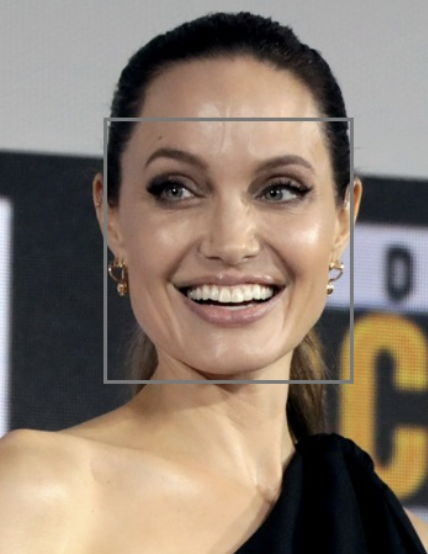
#> input picture data/angelina_1.png, 428 x 554 px; its folder holds only this picture in this run
$ jupyter execute --allow-errors ocr.ipynb
#> lines starting #> are read from the running program, lines starting #| are printed output that depends on the picture
# Smart Compliance

A fraud reduction strategy for compliance and risk management.

[cell 1]
from deepface import DeepFace
import os
import matplotlib.pyplot as plt
import numpy as np
import pandas as pd
import cv2

[cell 2]
import cv2
import pytesseract
from PIL import Image
import numpy as np

# [14 lines left out: functions preprocess_image_for_ocr, perform_ocr_on_image, not called in this run]

[cell 3]
import cv2
import numpy as np

# [25 lines left out: functions denoise_background, denoise_id_and_face, not called in this run]

[cell 4]
class FaceDetector():

    def __init__(self,faceCascadePath):
        self.faceCascade=cv2.CascadeClassifier(f"{cv2.data.haarcascades}{faceCascadePath}")


    def detect(self, image,
               scaleFactor=1.1,
               minNeighbors=5,
               minSize=(30,30)):

        #function return rectangle coordinates of faces for given image
        rects=self.faceCascade.detectMultiScale(image,
                                                scaleFactor=scaleFactor,
                                                minNeighbors=minNeighbors,
                                                minSize=minSize)
        return rects

## Selfie with passport/ID

Facial detection and recognition

[cell 5]
face_cascade_path = "haarcascade_frontalface_default.xml"
images = []
for dirname, _, filenames in os.walk('./data/'):
    for filename in filenames:
        im = cv2.imread(os.path.join(dirname, filename))
#> im is the input picture: shape (554, 428, 3); mean B, G, R 108.3, 121, 136.1
        images.append(im)

for i, image in enumerate(images):
    # #image converted to grayscale
    gray=cv2.cvtColor(image,cv2.COLOR_BGR2GRAY)

    # #face detection performed
    faceRects=FaceDetector(faceCascadePath=face_cascade_path).detect(gray,scaleFactor=1.1,minNeighbors=5,minSize=(30,30))

    #faces drawn
    for j, (x,y,w,h) in enumerate(faceRects):
        cv2.rectangle(image,(x,y),(x+w,y+h),(0,255,0),2)
        cv2.imwrite(f"./raw_data/detected_{i}_{j}.jpg",image[y:y+h, x:x+w])

    #image shown
    plt.imshow(cv2.cvtColor(image,cv2.COLOR_BGR2RGB))
    plt.show()
#> this loop made 1 pass
#> faceRects on pass 1: [[87, 76, 287, 287]]
#> pass 1, `gray=cv2.cvtColor(image,cv2.COLOR_BGR2GRAY)`:
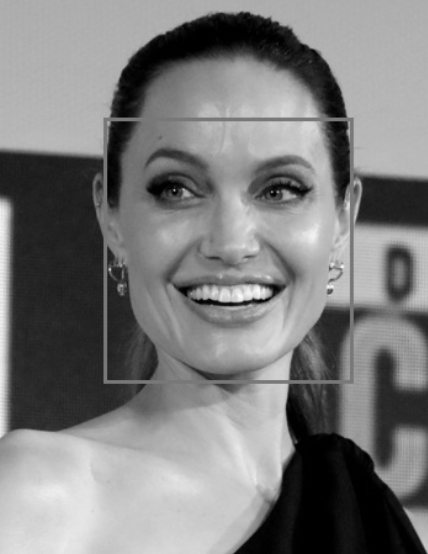
#> gray: shape (554, 428); min 0, max 251, mean 124.1
#> pass 1, `cv2.imwrite(f"./raw_data/detected_{i}_{j}.jpg",image[y:y+h, x:x+w])`:
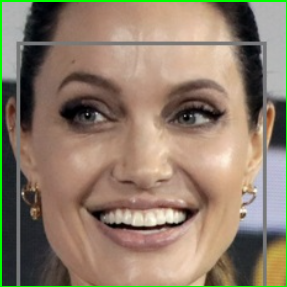
#> saved as detected_0_0.jpg: shape (287, 287, 3); mean B, G, R 106.9, 125.7, 143
#> pass 1, `plt.show()`:
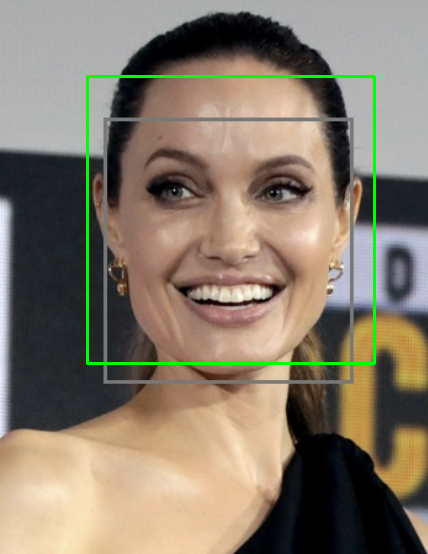
#> shown: shape (554, 428, 3); mean R, G, B 134.3, 123.1, 106.8

## Photo passport/ID only

[cell 6]
face_cascade_path = "haarcascade_frontalface_default.xml"

# [10 lines left out: function detect_and_crop, not called in this run]

[cell 7]
if (os.path.exists("./raw_data/output") == False):
  os.mkdir("./raw_data/output")

for dirname, _, filenames in os.walk('./raw_data/comparison/'):
  for i, filename in enumerate(filenames):
    if filename != '.DS_Store':
      folder = f"./raw_data/output/{os.path.basename(dirname)}"

      if (os.path.exists(folder) == False):
        os.mkdir(folder)

      im = cv2.imread(os.path.join(dirname, filename))
      detect_and_crop(folder, i, im)

[cell 8]
DeepFace.verify("./raw_data/output/amit_passport_1/1_0.jpg", "./raw_data/output/amit_passport_1/2_1.jpg")
#> (this line was passed over: deepface is not available in this run)

$ run again, on data/angelina_2.png
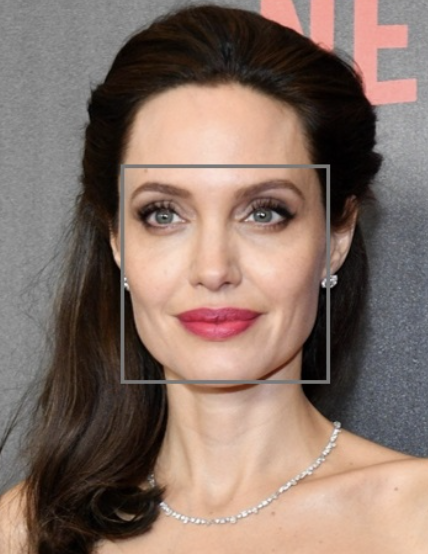
#> input picture data/angelina_2.png, 428 x 554 px
#> im is the input picture: shape (554, 428, 3); mean B, G, R 103.5, 113.6, 134.1
#> the loop `for i, image in enumerate(images):` made 1 pass
#> faceRects on pass 1: [[75, 102, 287, 287]]
#> pass 1, `gray=cv2.cvtColor(image,cv2.COLOR_BGR2GRAY)`:
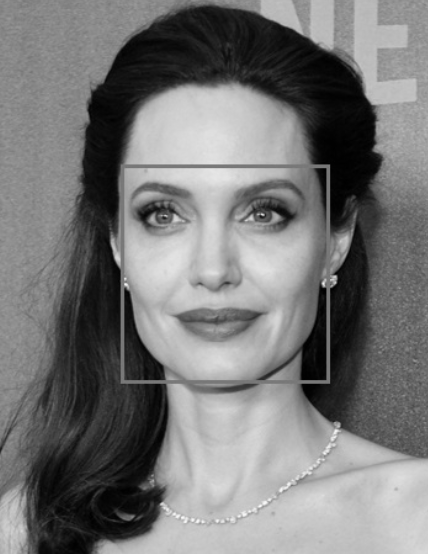
#> gray: shape (554, 428); min 0, max 250, mean 118.6
#> pass 1, `plt.show()`:
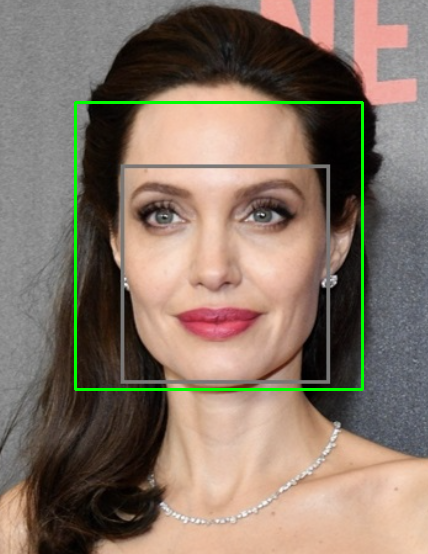
#> shown: shape (554, 428, 3); mean R, G, B 132.9, 116.3, 102.6

$ run again, on data/random.png
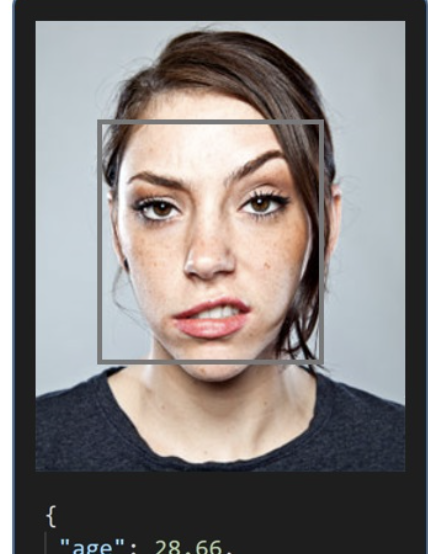
#> input picture data/random.png, 428 x 554 px
#> im is the input picture: shape (554, 428, 3); mean B, G, R 124.6, 125.8, 130.6
#> the loop `for i, image in enumerate(images):` made 1 pass
#> faceRects on pass 1: [[82, 104, 255, 255]]
#> pass 1, `gray=cv2.cvtColor(image,cv2.COLOR_BGR2GRAY)`:
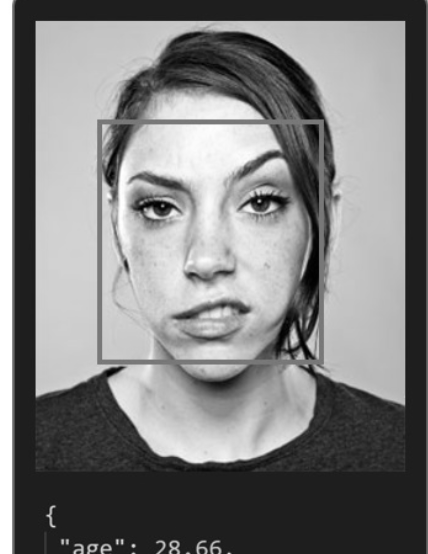
#> gray: shape (554, 428); min 1, max 255, mean 127.2
#> pass 1, `plt.show()`:
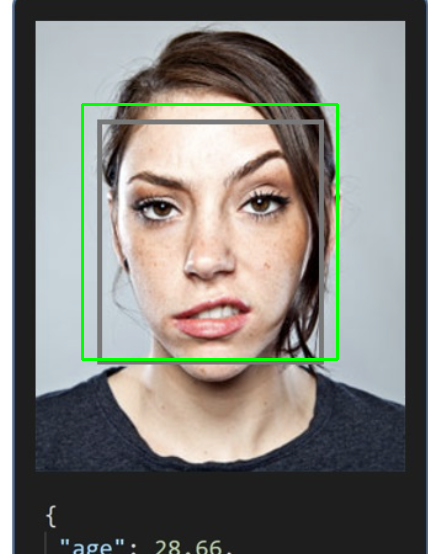
#> shown: shape (554, 428, 3); mean R, G, B 128.3, 126.9, 122.3
